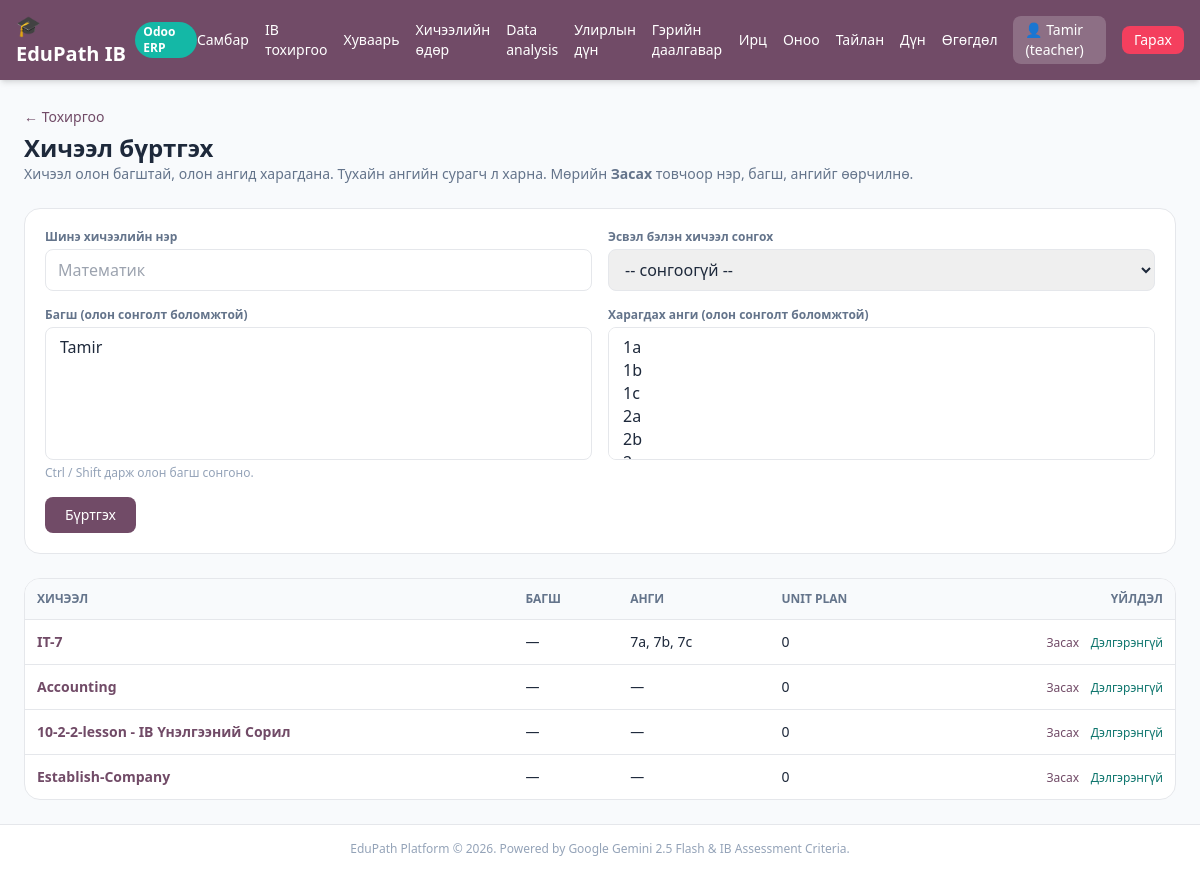
Page /teacher/setup/lessons (signed in) on the earlier database version.
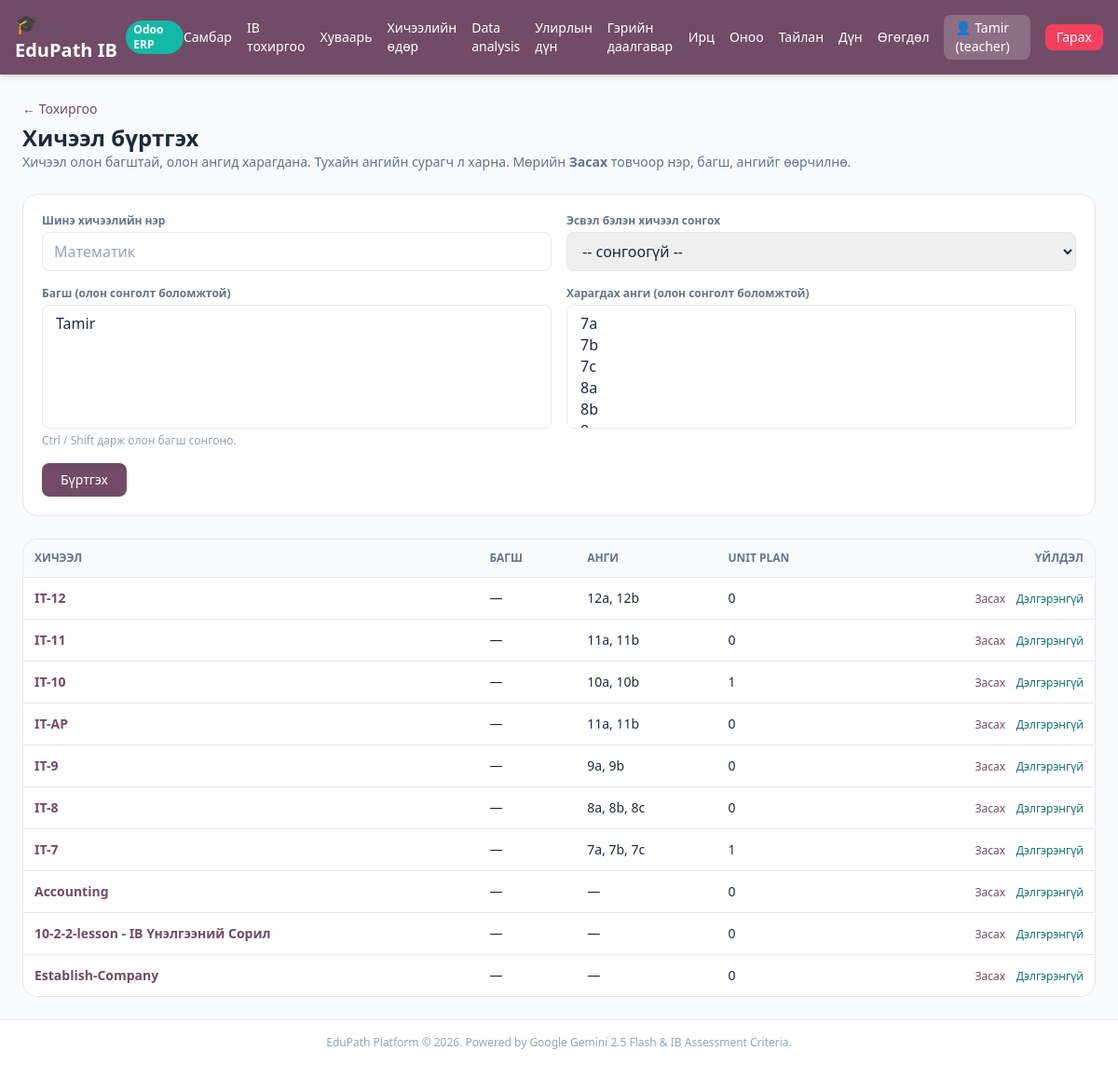
Same page on the later database version.
### tables this page shows
CREATE TABLE lessons (
        id INTEGER PRIMARY KEY AUTOINCREMENT,
        title TEXT,
        filename TEXT,
        teacher_id INTEGER
    );

### app.py (the view)
@app.get("/teacher/setup/lessons", response_class=HTMLResponse)
def teacher_lessons_page(request: Request, user: dict = Depends(get_current_user),
                         db: sqlite3.Connection = Depends(get_db)):
    if not user or user["role"] != "teacher":
        return RedirectResponse("/login")
    rows = []
    for lesson in db.execute("SELECT * FROM lessons ORDER BY id DESC").fetchall():
        item = dict(lesson)
        item["teachers"] = [dict(r) for r in db.execute(
            """SELECT u.id, u.name, u.username FROM lesson_teachers lt
               JOIN users u ON u.id = lt.teacher_id WHERE lt.lesson_id = ? ORDER BY u.id""",
            (lesson["id"],),
        ).fetchall()]
        item["grades"] = [r[0] for r in db.execute(
            """SELECT g.name FROM lesson_grades lg JOIN grades g ON g.id = lg.grade_id
               WHERE lg.lesson_id = ? ORDER BY g.level, g.section""",
            (lesson["id"],),
        ).fetchall()]
        item["grade_ids"] = [r[0] for r in db.execute(
            "SELECT grade_id FROM lesson_grades WHERE lesson_id = ?", (lesson["id"],)
        ).fetchall()]
        item["teacher_ids"] = [r[0] for r in db.execute(
            "SELECT teacher_id FROM lesson_teachers WHERE lesson_id = ?", (lesson["id"],)
        ).fetchall()]
        item["unit_plans"] = db.execute(
            "SELECT COUNT(*) FROM ib_unit_plans WHERE lesson_id = ?", (lesson["id"],)
        ).fetchone()[0]
        rows.append(item)
    return templates.TemplateResponse(
        request=request, name="teacher_lessons.html",
        context={
            "user": user, "lessons": rows,
            "teachers": [dict(r) for r in db.execute(
                "SELECT id, name, username FROM users WHERE role = 'teacher' ORDER BY id"
            ).fetchall()],
            "grades": _all_grades(db),
        },
    )

### templates/teacher_lessons.html (shortened to what this page needs)
{% extends "base.html" %}
{% block content %}
<div class="space-y-6">
  <div>
    <a href="/teacher/setup" class="text-sm text-[#714B67] hover:underline">&larr; Тохиргоо</a>
    <h1 class="text-2xl font-black mt-1">Хичээл бүртгэх</h1>
    <p class="text-sm text-slate-500">Хичээл олон багштай, олон ангид харагдана. Тухайн ангийн сурагч л харна. Мөрийн <b>Засах</b> товчоор нэр, багш, ангийг өөрчилнө.</p>
  </div>
  <form method="POST" action="/teacher/setup/lessons" class="bg-white p-5 rounded-2xl border space-y-4">
    <div class="grid md:grid-cols-2 gap-4">
      <div>
        <label class="block text-xs font-semibold text-slate-500 mb-1">Шинэ хичээлийн нэр</label>
        <input name="title" placeholder="Математик" class="w-full px-3 py-2 border rounded-lg">
      </div>
      <div>
        <label class="block text-xs font-semibold text-slate-500 mb-1">Эсвэл бэлэн хичээл сонгох</label>
        <select name="lesson_id" class="w-full px-3 py-2 border rounded-lg">
          <option value="0">-- сонгоогүй --</option>
        </select>
      </div>
    </div>
    <div class="grid md:grid-cols-2 gap-4">
      <div>
        <label class="block text-xs font-semibold text-slate-500 mb-1">Багш (олон сонголт боломжтой)</label>
        <select name="teacher_ids" multiple size="5" class="w-full px-3 py-2 border rounded-lg">
          {% for t in teachers %}<option value="{{ t.id }}">{{ t.name or t.username }}</option>{% endfor %}
        </select>
        <p class="text-xs text-slate-400 mt-1">Ctrl / Shift дарж олон багш сонгоно.</p>
      </div>
      <div>
        <label class="block text-xs font-semibold text-slate-500 mb-1">Харагдах анги (олон сонголт боломжтой)</label>
        <select name="grade_ids" multiple size="5" class="w-full px-3 py-2 border rounded-lg">
          {% for g in grades %}<option value="{{ g.id }}">{{ g.name }}</option>{% endfor %}
        </select>
      </div>
    </div>
    <button class="bg-[#714B67] text-white px-5 py-2 rounded-lg text-sm">Бүртгэх</button>
  </form>
  <div class="bg-white rounded-2xl border overflow-x-auto">
    <table class="w-full text-sm">
      <thead class="bg-slate-50 text-slate-500 text-xs uppercase">
        <tr><th class="p-3 text-left">Хичээл</th><th class="p-3 text-left">Багш</th><th class="p-3 text-left">Анги</th><th class="p-3 text-left">Unit plan</th><th class="p-3 text-right">Үйлдэл</th></tr>
      </thead>
      <tbody>
        {% for l in lessons %}
        <tr class="border-t">
          <td class="p-3 font-bold">
            <a href="/teacher/setup/lessons/{{ l.id }}" class="inline-view-only text-[#714B67] hover:underline">{{ l.title }}</a>
          </td>
          <td class="p-3">
            <span class="inline-view-only">{{ l.teachers | map(attribute='name') | select('string') | join(', ') or '—' }}</span>
          </td>
          <td class="p-3">
            <span class="inline-view-only">{{ l.grades | join(', ') or '—' }}</span>
          </td>
          <td class="p-3">{{ l.unit_plans }}</td>
          <td class="p-3 text-right whitespace-nowrap">
            <span class="inline-view-only">
              <button type="button" onclick="editRow(this)" class="text-[#714B67] hover:underline text-xs">Засах</button>
              <a href="/teacher/setup/lessons/{{ l.id }}" class="text-xs text-teal-700 hover:underline ml-2">Дэлгэрэнгүй</a>
            </span>
          </td>
        </tr>
        {% endfor %}
      </tbody>
    </table>
  </div>
</div>
{% endblock %}

Differences in the rows shown:
added lessons: title "IT-12", teachers|map "—", grades "12a, 12b", unit_plans "0"
added lessons: title "IT-11", teachers|map "—", grades "11a, 11b", unit_plans "0"
added lessons: title "IT-10", teachers|map "—", grades "10a, 10b", unit_plans "1"
added lessons: title "IT-AP", teachers|map "—", grades "11a, 11b", unit_plans "0"
added lessons: title "IT-9", teachers|map "—", grades "9a, 9b", unit_plans "0"
added lessons: title "IT-8", teachers|map "—", grades "8a, 8b, 8c", unit_plans "0"
computed for lessons "IT-7": unit_plans "0" → "1"
Other differences:
form field grade_ids: "1a / 1b / 1c / 2a / 2b" → "7a / 7b / 7c / 8a / 8b"
